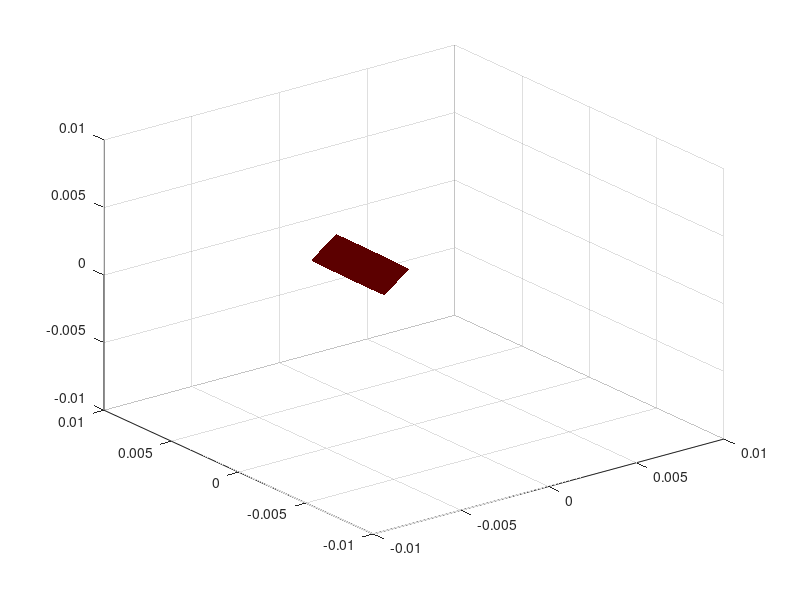

The MATLAB source for this figure:


rmin = 0.0007;
rmax = 0.002;
L    = 0.002;
colors = [1 0 0; 0 0 1];

magnetPose = [0 0.004 0 1/sqrt(2) 0 1/sqrt(2)];

[x, y, z] = cylinder([rmin,rmax,rmax,rmin],300);
z = z*L;
z([1,2],:) = 0;
z([3,4],:) = L;
z = z-L/2;

% Position where the magnet should be translated
xp = magnetPose(1);
yp = magnetPose(2);
zp = magnetPose(3);
% Magnet Orientation is given by its moment vector
mx = magnetPose(4);
my = magnetPose(5);
mz = magnetPose(6);

m  = [mx; my; mz];  % moment vector
e3 = [ 0;  0;  1];  % z-axis unit vector

xtemp = reshape(x,4*301,1);
ytemp = reshape(y,4*301,1);
ztemp = reshape(z,4*301,1);

Points = [xtemp ytemp ztemp];

if (abs(e3'*m) ~= 1)
    
    v = cross(e3,m);
    s = norm(v);      % sine of the angle
    c = e3'*m;        % cosine of the angle
    
    % skew symmetric tensor of v
    V = [  0    -v(3)   v(2) ; ...
          v(3)    0    -v(1) ; ...
        - v(2)   v(1)    0   ];
    
    % Rodrigues Formula to build the rotation
    % -> since this expression is not defined for |c| = 1, for these two
    %    cases we simply traslate the magnet (not distinguishable rotation)
    R = eye(3) + V + V*V*(1-c)/s^2;
    
    for u = 1:size(Points,1)
        temp        = R*(Points(u,:)');
        Points(u,:) = temp';
    end
    
    x = reshape(Points(:,1),4,301) + xp;
    y = reshape(Points(:,2),4,301) + yp;
    z = reshape(Points(:,3),4,301) + zp;
    
else
    x = x + xp;
    y = y + yp;
    z = z + zp;
end

CC1 = surf(x,y,z);
shading flat
if e3'*m == 1
    set(CC1,'facecolor',colors(2,:));
%     set(CC2,'facecolor',colors(1,:));
else            % flip the colors if the magnets is flipped
    set(CC1,'facecolor',colors(1,:));
%     set(CC2,'facecolor',colors(2,:));
end
light

axis([-0.01 0.01 -0.01 0.01 -0.01 0.01])